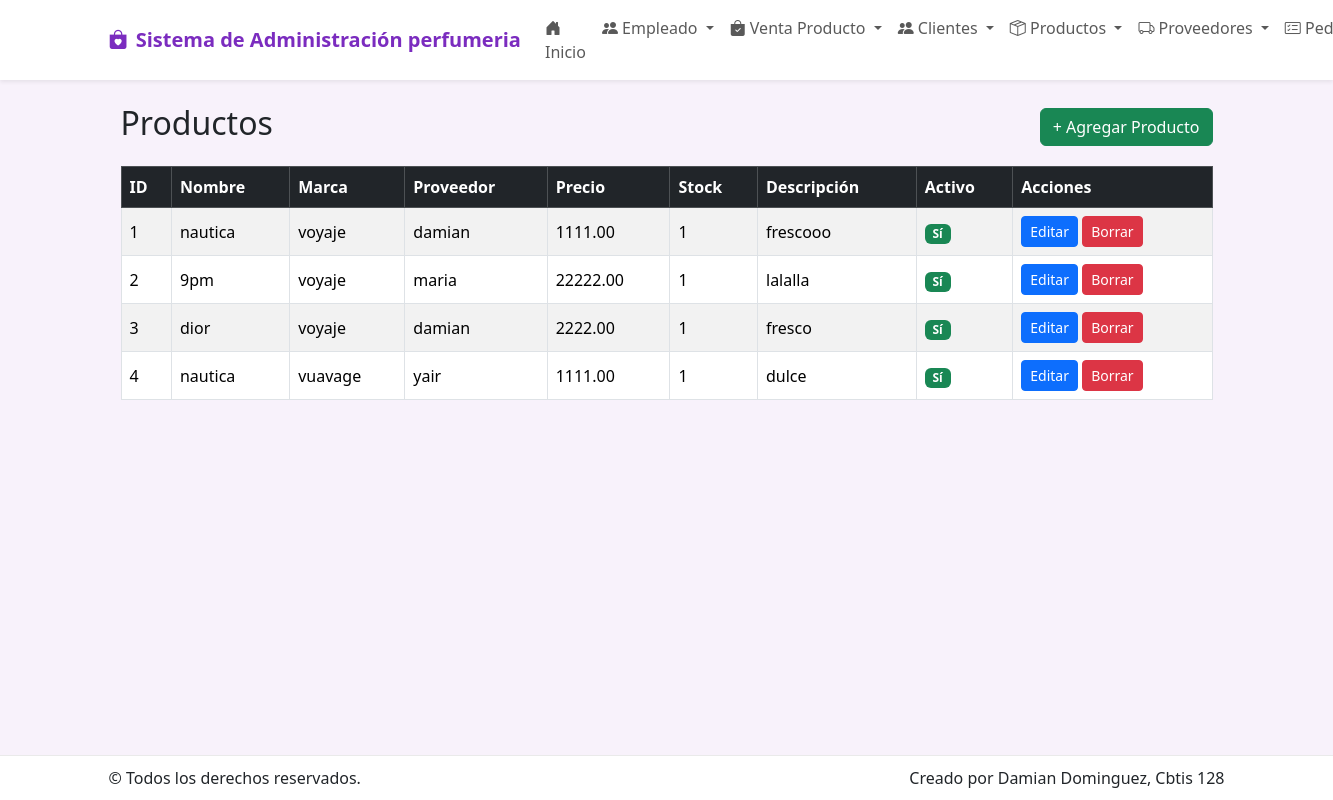
The page /producto/ on the database its author committed.
### app_perfumeria/models.py (models this page shows, shortened)
class Producto(models.Model):
    nombre = models.CharField(max_length=200)
    marca = models.CharField(max_length=150, blank=True, null=True)
    proveedor = models.ForeignKey(Proveedor, on_delete=models.SET_NULL, blank=True, null=True, related_name='productos')
    precio = models.DecimalField(max_digits=10, decimal_places=2, default=Decimal('0.00'))
    stock = models.PositiveIntegerField(default=0)
    descripcion = models.TextField(blank=True, null=True)
    activo = models.BooleanField(default=True)

class Proveedor(models.Model):
    nombre = models.CharField(max_length=150)
    empresa = models.CharField(max_length=150, blank=True, null=True)
    telefono = models.CharField(max_length=30, blank=True, null=True)
    email = models.EmailField(blank=True, null=True)
    direccion = models.CharField(max_length=250, blank=True, null=True)
    pagina_web = models.URLField(blank=True, null=True)  # NUEVO CAMPO
    activo = models.BooleanField(default=True)

### app_perfumeria/views.py (the view)
# urls.py: path('producto/', views.ver_producto, name='ver_producto'),
def ver_producto(request):
    productos = Producto.objects.select_related('proveedor').all()
    return render(request, 'producto/ver_producto.html', {'productos': productos})

### app_perfumeria/templates/producto/ver_producto.html (shortened to what this page needs)
{% extends 'base.html' %}
{% block content %}
<div class="container mt-4">
  <div class="d-flex justify-content-between align-items-center mb-3">
    <h2>Productos</h2>
    <a href="{% url 'agregar_producto' %}" class="btn btn-success">+ Agregar Producto</a>
  </div>
  <div class="table-responsive">
    <table class="table table-bordered table-striped align-middle">
      <thead class="table-dark">
        <tr>
          <th>ID</th>
          <th>Nombre</th>
          <th>Marca</th>
          <th>Proveedor</th>
          <th>Precio</th>
          <th>Stock</th>
          <th>Descripción</th>
          <th>Activo</th>
          <th>Acciones</th>
        </tr>
      </thead>
      <tbody>
      {% for p in productos %}
        <tr>
          <td>{{ p.id }}</td>
          <td>{{ p.nombre|default:"-" }}</td>
          <td>{{ p.marca|default:"-" }}</td>
          <td>
            {% if p.proveedor %}
              {{ p.proveedor.nombre }}
            {% else %}
              -
            {% endif %}
          </td>
          <td>{{ p.precio|default:"-" }}</td>
          <td>{{ p.stock|default:"-" }}</td>
          <td>{{ p.descripcion|default:"-" }}</td>
          <td>
            {% if p.activo %}
              <span class="badge bg-success">Sí</span>
            {% else %}
              <span class="badge bg-secondary">No</span>
            {% endif %}
          </td>
          <td>
            <a href="{% url 'actualizar_producto' p.id %}" class="btn btn-sm btn-primary">Editar</a>
            <a href="{% url 'borrar_producto' p.id %}" class="btn btn-sm btn-danger">Borrar</a>
          </td>
        </tr>
      {% empty %}
        <tr><td colspan="9" class="text-center">No hay productos registrados.</td></tr>
      {% endfor %}
      </tbody>
    </table>
  </div>
</div>
{% endblock %}

### app_perfumeria/templates/base.html (style rules this page uses)
:root { --morado: #7b2cbf; --rosa: #ff6bcb; --suave: #f8f2fb; }
body { background: var(--suave); }

### rows shown on the page
Producto: id "1", nombre "nautica", marca "voyaje", proveedor.nombre "damian", precio "1111.00", stock "1", descripcion "frescooo", activo "Sí"
Producto: id "2", nombre "9pm", marca "voyaje", proveedor.nombre "maria", precio "22222.00", stock "1", descripcion "lalalla", activo "Sí"
Producto: id "3", nombre "dior", marca "voyaje", proveedor.nombre "damian", precio "2222.00", stock "1", descripcion "fresco", activo "Sí"
Producto: id "4", nombre "nautica", marca "vuavage", proveedor.nombre "yair", precio "1111.00", stock "1", descripcion "dulce", activo "Sí"
